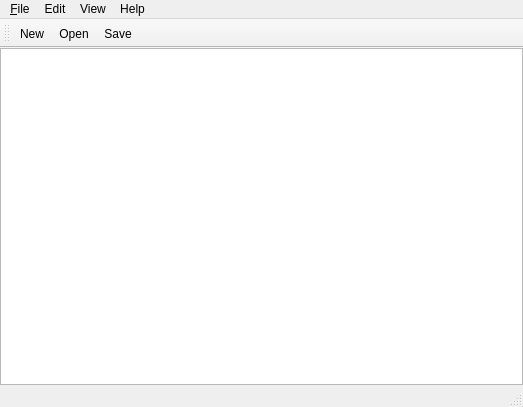
<?xml version="1.0" encoding="UTF-8"?>
<ui version="4.0">
 <class>MainWindow</class>
 <widget class="QMainWindow" name="MainWindow">
  <property name="geometry">
   <rect>
    <x>0</x>
    <y>0</y>
    <width>523</width>
    <height>407</height>
   </rect>
  </property>
  <property name="windowTitle">
   <string>MainWindow</string>
  </property>
  <widget class="QWidget" name="centralWidget">
   <layout class="QVBoxLayout" name="verticalLayout">
    <property name="spacing">
     <number>0</number>
    </property>
    <property name="leftMargin">
     <number>0</number>
    </property>
    <property name="topMargin">
     <number>0</number>
    </property>
    <property name="rightMargin">
     <number>0</number>
    </property>
    <property name="bottomMargin">
     <number>0</number>
    </property>
    <item>
     <widget class="QTextEdit" name="textEdit">
      <property name="sizePolicy">
       <sizepolicy hsizetype="Expanding" vsizetype="Expanding">
        <horstretch>0</horstretch>
        <verstretch>0</verstretch>
       </sizepolicy>
      </property>
     </widget>
    </item>
   </layout>
  </widget>
  <widget class="QMenuBar" name="menuBar">
   <property name="geometry">
    <rect>
     <x>0</x>
     <y>0</y>
     <width>523</width>
     <height>25</height>
    </rect>
   </property>
   <widget class="QMenu" name="menuFile">
    <property name="title">
     <string>&amp;File</string>
    </property>
    <addaction name="actionNew"/>
    <addaction name="actionOpen"/>
    <addaction name="separator"/>
    <addaction name="actionSave"/>
    <addaction name="actionSaveAs"/>
    <addaction name="actionClose"/>
    <addaction name="separator"/>
    <addaction name="actionExit"/>
   </widget>
   <widget class="QMenu" name="menuView">
    <property name="title">
     <string>View</string>
    </property>
    <addaction name="actionSelectFont"/>
   </widget>
   <widget class="QMenu" name="menuHelp">
    <property name="title">
     <string>Help</string>
    </property>
    <addaction name="actionAbout"/>
    <addaction name="actionAboutQt"/>
   </widget>
   <widget class="QMenu" name="menuEdit">
    <property name="title">
     <string>Edit</string>
    </property>
    <addaction name="actionCut"/>
    <addaction name="actionCopy"/>
    <addaction name="actionPaste"/>
    <addaction name="separator"/>
    <addaction name="actionUndo"/>
    <addaction name="actionRedo"/>
   </widget>
   <addaction name="menuFile"/>
   <addaction name="menuEdit"/>
   <addaction name="menuView"/>
   <addaction name="menuHelp"/>
  </widget>
  <widget class="QToolBar" name="mainToolBar">
   <attribute name="toolBarArea">
    <enum>TopToolBarArea</enum>
   </attribute>
   <attribute name="toolBarBreak">
    <bool>false</bool>
   </attribute>
   <addaction name="actionNew"/>
   <addaction name="actionOpen"/>
   <addaction name="actionSave"/>
  </widget>
  <widget class="QStatusBar" name="statusBar"/>
  <action name="actionNew">
   <property name="icon">
    <iconset resource="icons.qrc">
     <normaloff>:/icons/new.png</normaloff>:/icons/new.png</iconset>
   </property>
   <property name="text">
    <string>New</string>
   </property>
   <property name="toolTip">
    <string>Create a new document</string>
   </property>
   <property name="shortcut">
    <string>Ctrl+N</string>
   </property>
  </action>
  <action name="actionClose">
   <property name="text">
    <string>Close</string>
   </property>
   <property name="toolTip">
    <string>Close current window</string>
   </property>
   <property name="shortcut">
    <string>Ctrl+W</string>
   </property>
  </action>
  <action name="actionExit">
   <property name="text">
    <string>Exit</string>
   </property>
   <property name="toolTip">
    <string>Exit application</string>
   </property>
  </action>
  <action name="actionSelectFont">
   <property name="text">
    <string>Select Font...</string>
   </property>
   <property name="toolTip">
    <string>Select the display font</string>
   </property>
  </action>
  <action name="actionAbout">
   <property name="text">
    <string>About</string>
   </property>
  </action>
  <action name="actionAboutQt">
   <property name="text">
    <string>About Qt</string>
   </property>
  </action>
  <action name="actionCut">
   <property name="icon">
    <iconset resource="icons.qrc">
     <normaloff>:/icons/cut.png</normaloff>:/icons/cut.png</iconset>
   </property>
   <property name="text">
    <string>Cut</string>
   </property>
   <property name="toolTip">
    <string>Cut</string>
   </property>
   <property name="shortcut">
    <string>Ctrl+X</string>
   </property>
  </action>
  <action name="actionCopy">
   <property name="icon">
    <iconset resource="icons.qrc">
     <normaloff>:/icons/copy.png</normaloff>:/icons/copy.png</iconset>
   </property>
   <property name="text">
    <string>Copy</string>
   </property>
   <property name="toolTip">
    <string>Copy</string>
   </property>
   <property name="shortcut">
    <string>Ctrl+C</string>
   </property>
  </action>
  <action name="actionPaste">
   <property name="icon">
    <iconset resource="icons.qrc">
     <normaloff>:/icons/paste.png</normaloff>:/icons/paste.png</iconset>
   </property>
   <property name="text">
    <string>Paste</string>
   </property>
   <property name="toolTip">
    <string>Paste</string>
   </property>
   <property name="shortcut">
    <string>Ctrl+V</string>
   </property>
  </action>
  <action name="actionUndo">
   <property name="text">
    <string>Undo</string>
   </property>
   <property name="toolTip">
    <string>Undo the last action</string>
   </property>
   <property name="shortcut">
    <string>Ctrl+Z</string>
   </property>
  </action>
  <action name="actionRedo">
   <property name="text">
    <string>Redo</string>
   </property>
   <property name="toolTip">
    <string>Redo the last action</string>
   </property>
   <property name="shortcut">
    <string>Ctrl+Y</string>
   </property>
  </action>
  <action name="actionOpen">
   <property name="icon">
    <iconset resource="icons.qrc">
     <normaloff>:/icons/open.png</normaloff>:/icons/open.png</iconset>
   </property>
   <property name="text">
    <string>Open...</string>
   </property>
   <property name="toolTip">
    <string>Open a document</string>
   </property>
   <property name="shortcut">
    <string>Ctrl+O</string>
   </property>
  </action>
  <action name="actionSave">
   <property name="icon">
    <iconset resource="icons.qrc">
     <normaloff>:/icons/save.png</normaloff>:/icons/save.png</iconset>
   </property>
   <property name="text">
    <string>Save</string>
   </property>
   <property name="toolTip">
    <string>Save document</string>
   </property>
   <property name="shortcut">
    <string>Ctrl+S</string>
   </property>
  </action>
  <action name="actionSaveAs">
   <property name="text">
    <string>Save As...</string>
   </property>
   <property name="toolTip">
    <string>Save document as</string>
   </property>
   <property name="shortcut">
    <string>Ctrl+Shift+S</string>
   </property>
  </action>
 </widget>
 <layoutdefault spacing="6" margin="11"/>
 <resources>
  <include location="icons.qrc"/>
 </resources>
 <connections/>
</ui>
